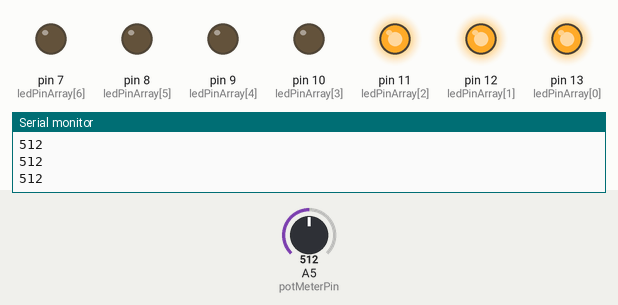
The sketch below on a simulated Arduino Uno, built with avr-gcc and run on an emulated ATmega328P. On the bench: output pins drawn as LEDs (lit = HIGH), the last lines printed to the serial monitor. The test bench sets the inputs (shaded band); at power-on: A5 (potMeterPin) = 512.

Above: at 1.2 s.
1.3 s: A5 (potMeterPin) set to 548
At 2.0 s:
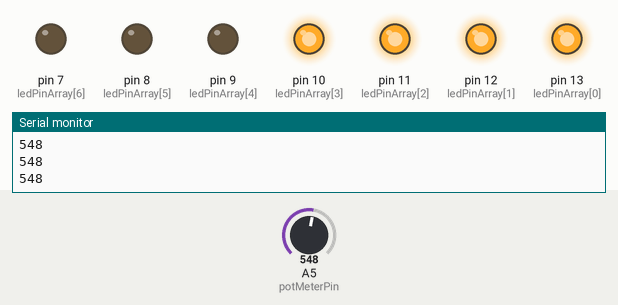
2.8 s: A5 (potMeterPin) set to 651
4.3 s: A5 (potMeterPin) set to 679
At 5.5 s:
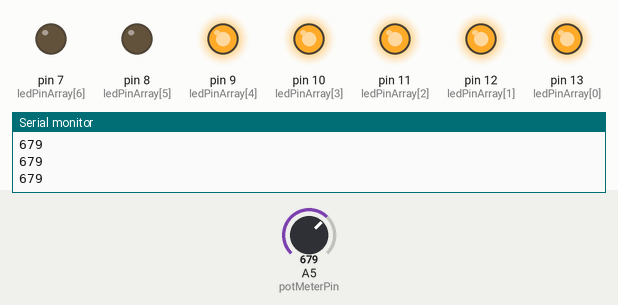
5.8 s: A5 (potMeterPin) set to 787
7.3 s: A5 (potMeterPin) set to 815
At 7.8 s:
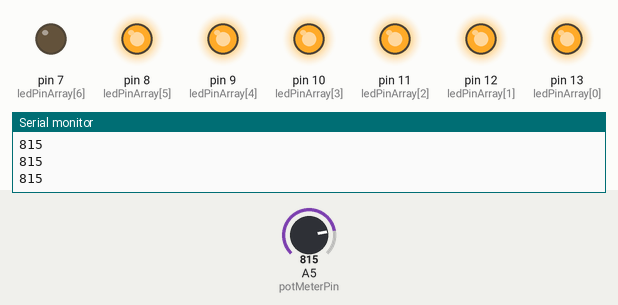
8.8 s: A5 (potMeterPin) set to 716
At 9.1 s:
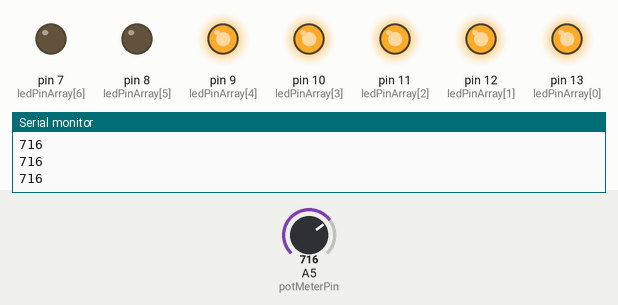
Timing chart, 0 to 11.3 s (numbered marks = the images above; inputs shaded):
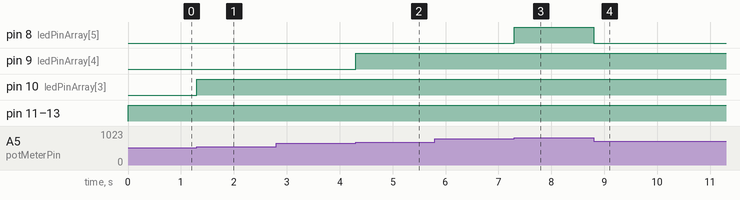

Measured:
- the behaviour switches between 531 and 532 on A5 (potMeterPin) (found by bisection; images 0 and 1)
- the behaviour switches between 664 and 665 on A5 (potMeterPin) (found by bisection; images 1 and 2)
- the behaviour switches between 797 and 798 on A5 (potMeterPin) (found by bisection; images 2 and 3)
- after the input at 1.3 s, pin 10 (ledPinArray[3]): LOW → HIGH at once
- after the input at 4.3 s, pin 9 (ledPinArray[4]): LOW → HIGH at once
- after the input at 7.3 s, pin 8 (ledPinArray[5]): LOW → HIGH at once
- after the input at 8.8 s, pin 8 (ledPinArray[5]): HIGH → LOW at once

The sketch:

opd4.ino
```cpp
// LED pinnen:
const int ledPinArray[] = {13, 12, 11, 10, 9, 8, 7};

// Potentiometer
const int potMeterPin = A5;
int potMeterValue = 0; // Startwaarde

void setup() {
  Serial.begin(9600);

  for (int pin = 6; pin >= 0; pin--) {
    pinMode(ledPinArray[pin], OUTPUT);
  }
}

void loop() {
  potMeterValue = analogRead(potMeterPin);

  int mapValue = map(potMeterValue, 0, 930, ledPinArray[0] + 1, ledPinArray[6]);

  manageLights(mapValue);
  Serial.println(potMeterValue);
}

void manageLights(int mapVal) {
  for(int pin = ledPinArray[0]; pin >= ledPinArray[6]; pin--){
    if(pin >= mapVal){
    digitalWrite(pin, HIGH);
    }
    else{
      digitalWrite(pin, LOW);
    }
  }
}
```
